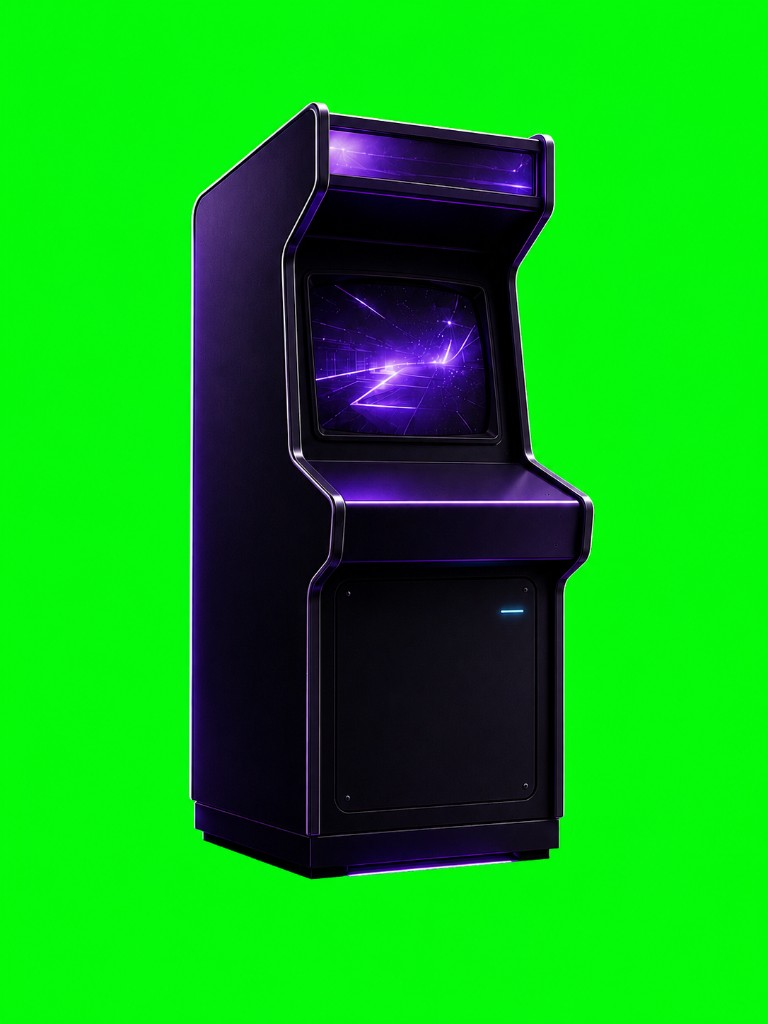
#> input picture assets/images/arcade/_raw/arcade-cabinet-key-1536x2048.png, 768 x 1024 px, found by its file name
$ python process_arcade_assets.py
#> lines starting #> are read from the running program, lines starting #| are printed output that depends on the picture; after the words box and inside, x2 and y2 are one past the last pixel; in counts of white or black regions, pixels touching at a corner belong together
from PIL import Image
import numpy as np
from pathlib import Path

root = Path(r"D:\Projects\White-Studio-Website-Games\assets\images\arcade")
raw = root / "_raw"
out = root

cab_src = Image.open(raw / "arcade-cabinet-key-1536x2048.png").convert("RGBA")
arr = np.asarray(cab_src).astype(np.float32)
r, g, b = arr[..., 0], arr[..., 1], arr[..., 2]
greenness = g - np.maximum(r, b)
alpha = np.ones_like(g) * 255.0
mask_hard = (greenness > 40) & (g > 90) & (g > r + 25) & (g > b + 25)
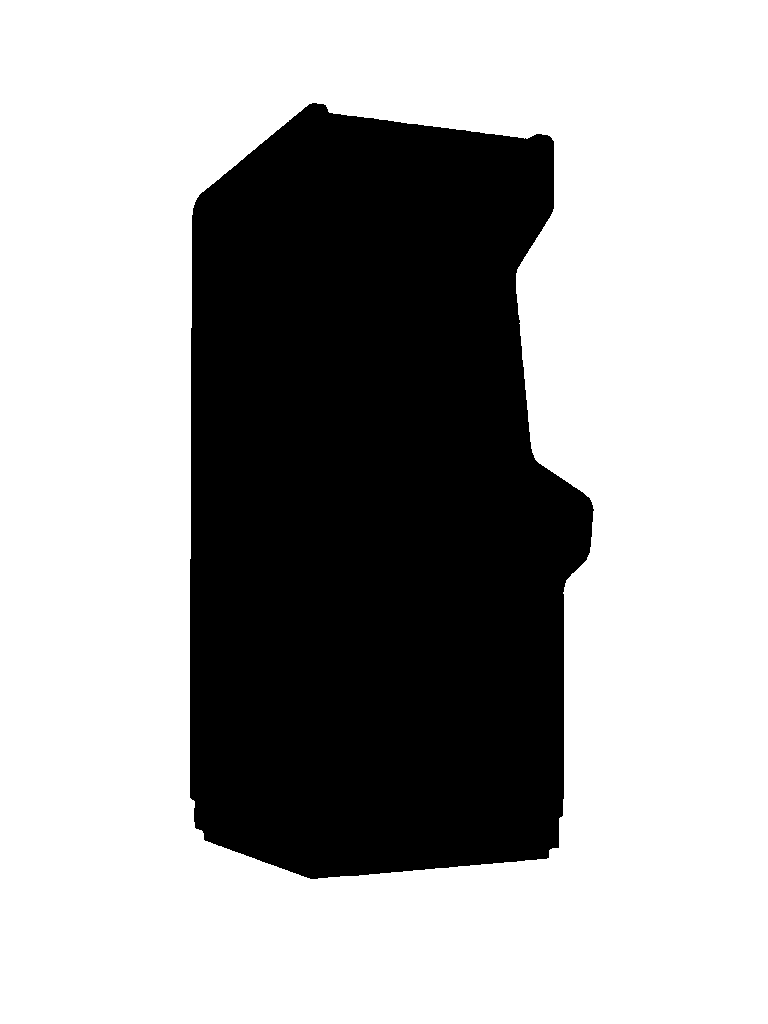
#> mask_hard: shape (1024, 768) bool; 66.5% white; 1 black region, box (x1, y1, x2, y2) and area: (190, 103, 594, 879) 263698
mask_soft = (greenness > 18) & (g > 70) & (g > r + 10) & (g > b + 10)
#> mask_soft: shape (1024, 768) bool; 66.6% white; 1 black region, box (x1, y1, x2, y2) and area: (190, 103, 593, 879) 262827
alpha[mask_soft] = np.clip(255 - (greenness[mask_soft] - 18) * 8, 0, 255)
alpha[mask_hard] = 0
#> alpha: shape (1024, 768) float32; min 0, max 255, mean 85.4
spill = mask_soft & ~mask_hard
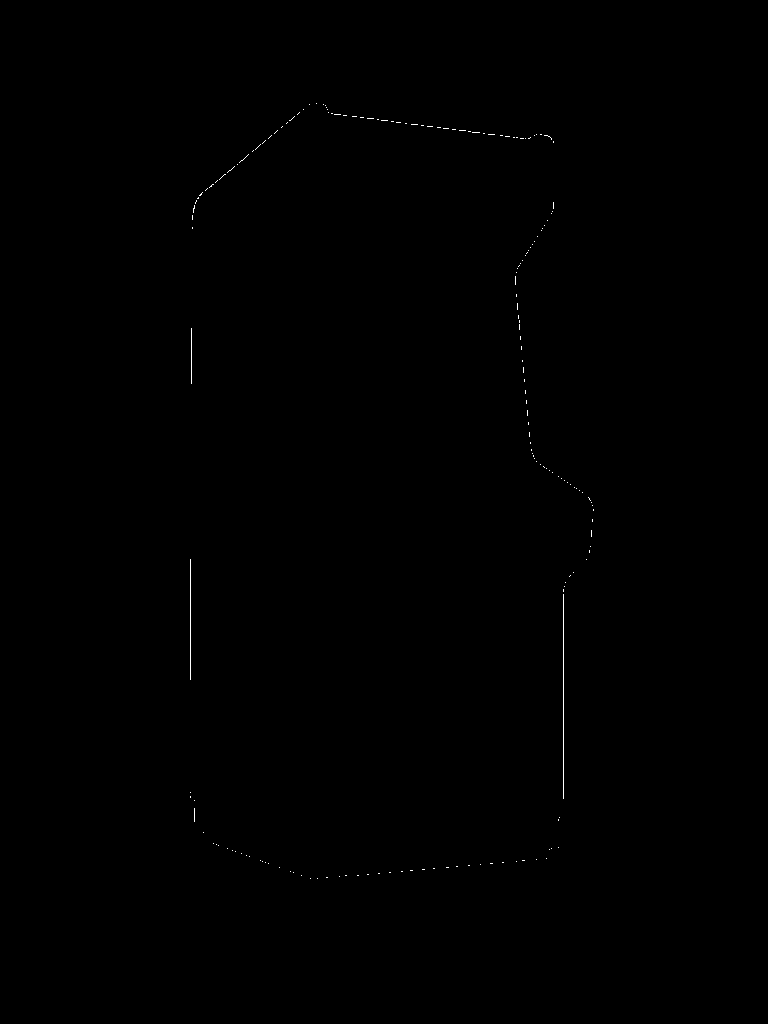
#> spill: shape (1024, 768) bool; 0.11% white in thin lines or dots, all inside (x1, y1, x2, y2) = (190, 103, 594, 879)
g2 = g.copy()
g2[spill] = np.minimum(g2[spill], np.maximum(r[spill], b[spill]) + 8)
#> g2: shape (1024, 768) float32; min 0, max 255, mean 171.1
out_arr = np.stack([r, g2, b, alpha], axis=-1).astype(np.uint8)
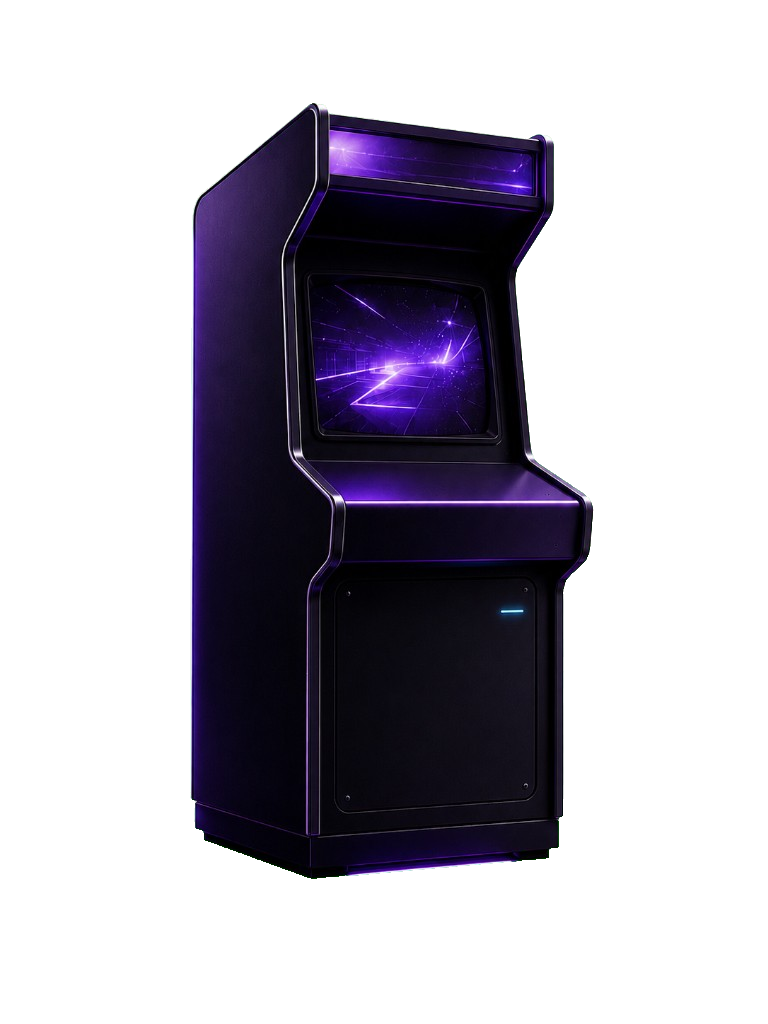
#> out_arr: shape (1024, 768, 4); mean of channels 0, 1, 2, 3 12.4, 171.1, 21.9, 85.4; transparent parts drawn white
cab = Image.fromarray(out_arr, "RGBA")
bbox = cab.getbbox()
#> bbox = (190, 103, 594, 879)
if bbox:
    pad = 12
    x0, y0, x1, y1 = bbox
#> x0 = 190; y0 = 103; x1 = 594; y1 = 879
    x0 = max(0, x0 - pad)
#> x0 = 178
    y0 = max(0, y0 - pad)
#> y0 = 91
    x1 = min(cab.width, x1 + pad)
#> x1 = 606
    y1 = min(cab.height, y1 + pad)
#> y1 = 891
    cab = cab.crop((x0, y0, x1, y1))
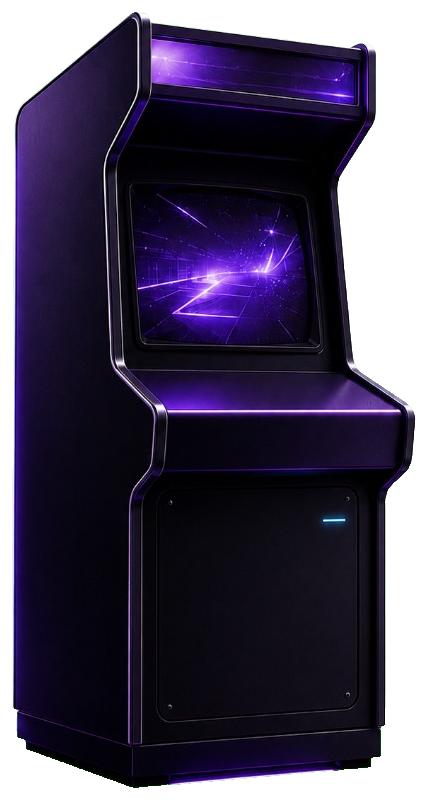
#> cab: PIL image 428x800 RGBA; mean R, G, B, A 22.4, 69.8, 38.7, 196.1; transparent parts drawn white
cab.save(out / "cabinet-snake.png", optimize=True)
cab.save(out / "cabinet-snake.webp", "WEBP", quality=82, method=6)

desk = Image.open(raw / "arcade-lobby-desktop-3840x2160.png").convert("RGB")
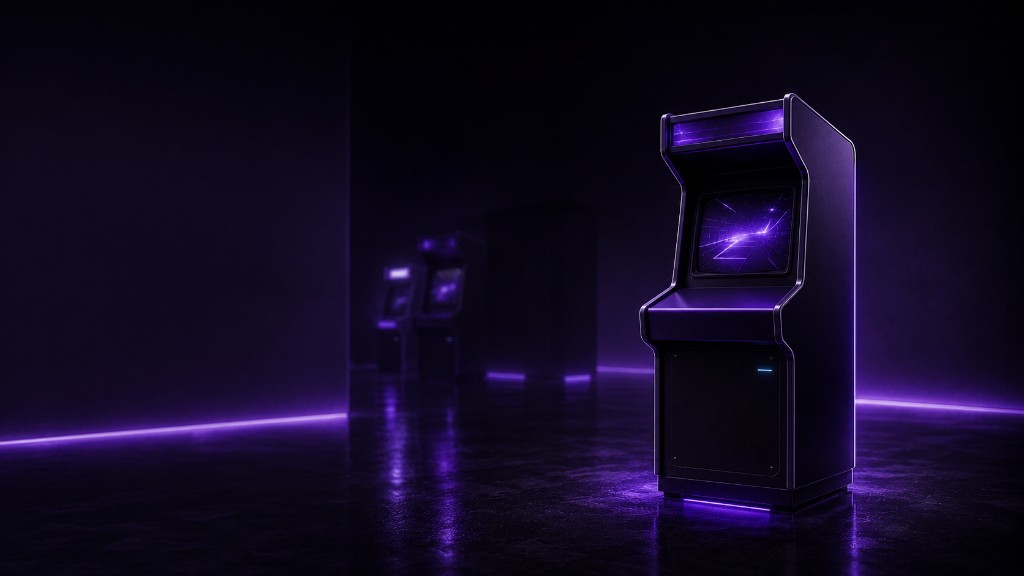
#> input picture assets/images/arcade/_raw/arcade-lobby-desktop-3840x2160.png, 1024 x 576 px, found by its file name
#> desk is the input picture: PIL image 1024x576 RGB; mean R, G, B 17.1, 8.9, 34.9
desk_hi = desk.resize((2560, 1440), Image.Resampling.LANCZOS)
desk_hi.save(out / "lobby-desktop.webp", "WEBP", quality=80, method=6)
desk_hi.save(out / "lobby-desktop.jpg", "JPEG", quality=82, optimize=True)

mob = Image.open(raw / "arcade-lobby-mobile-2160x3840.png").convert("RGB")
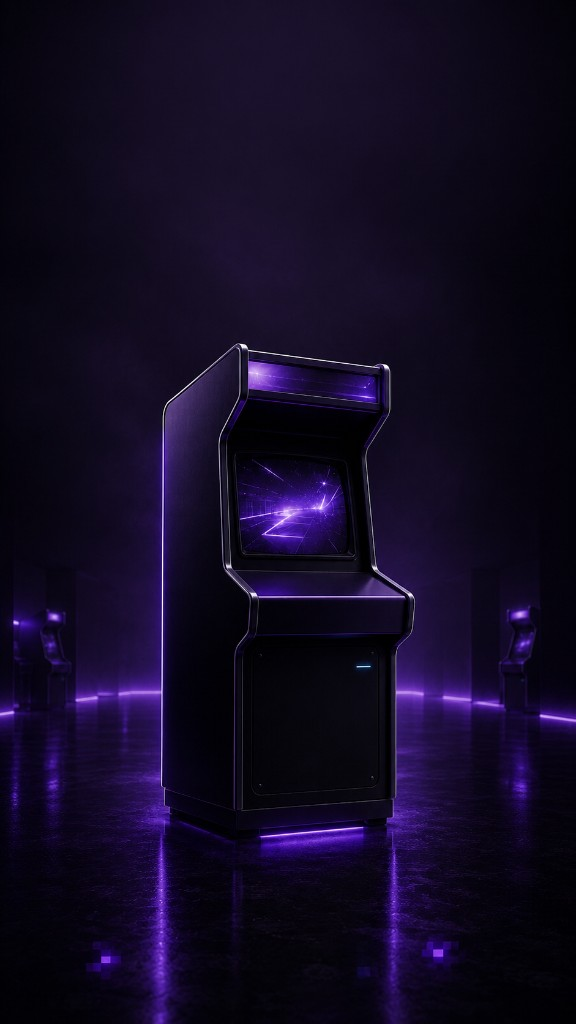
#> input picture assets/images/arcade/_raw/arcade-lobby-mobile-2160x3840.png, 576 x 1024 px, found by its file name
#> mob is the input picture: PIL image 576x1024 RGB; mean R, G, B 17.9, 10, 35.4
mob_hi = mob.resize((1440, 2560), Image.Resampling.LANCZOS)
mob_hi.save(out / "lobby-mobile.webp", "WEBP", quality=78, method=6)
mob_hi.save(out / "lobby-mobile.jpg", "JPEG", quality=80, optimize=True)

Image.open(raw / "arcade-style-anchor-2048.png").convert("RGB").save(
    out / "style-anchor.webp", "WEBP", quality=85, method=6
)
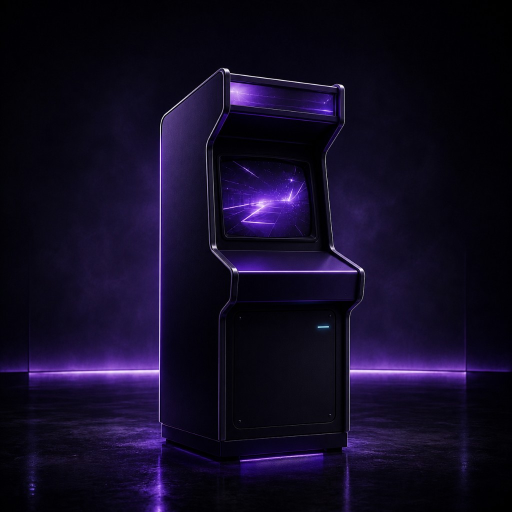
#> input picture assets/images/arcade/_raw/arcade-style-anchor-2048.png, 1024 x 1024 px, found by its file name (shown at 1/2 size)

for p in sorted(out.glob("*")):
    if p.is_file():
        im = Image.open(p)
        print(f"{p.name:28} {p.stat().st_size / 1024:.1f} KB  {im.size}")
